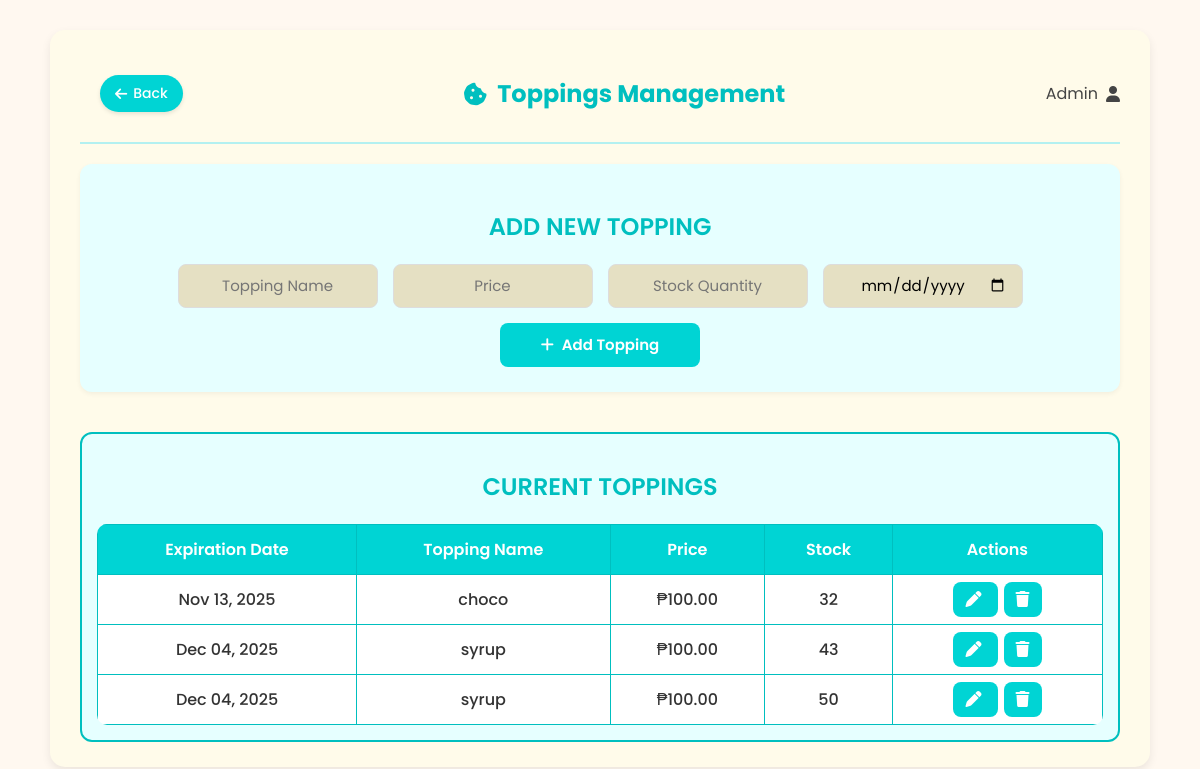
The page /toppings/ (signed in) on the database its author committed.
### dashboard/models.py (models this page shows, shortened)
class Topping(models.Model):
    name = models.CharField(max_length=100)
    price = models.DecimalField(max_digits=8, decimal_places=2)
    quantity = models.PositiveIntegerField(default=0)
    expiration_date = models.DateField(null=True, blank=True)

### dashboard/views.py (the view, shortened to what this page needs)
# urls.py: path('toppings/', views.toppings, name='toppings'),
def toppings(request):
    toppings = Topping.objects.all().order_by('name')
    topping_to_edit = None
    if 'edit' in request.GET:
        topping_to_edit = Topping.objects.get(id=request.GET['edit'])
    return render(request, 'dashboard/toppings.html', {
        'toppings': toppings,
        'topping_to_edit': topping_to_edit
    })

### dashboard/templates/dashboard/toppings.html (shortened to what this page needs)
{% load static %}
<!DOCTYPE html>
<html lang="en">
<head>
  <link rel="stylesheet" href="https://cdnjs.cloudflare.com/ajax/libs/font-awesome/6.5.0/css/all.min.css">
  <link rel="stylesheet" href="{% static 'css/toppings.css' %}">
</head>
<body>
  <div class="container">
    <header class="header">
      <a href="{% url 'home' %}" class="back-btn">
        <i class="fa-solid fa-arrow-left"></i> Back
      </a>
      <h1><i class="fa-solid fa-cookie-bite"></i> Toppings Management</h1>
      <div class="admin-profile">
        <span>{{ request.user.username|title }}</span>
        <i class="fa-solid fa-user"></i>
      </div>
    </header>
    <section class="add-form">
      <h2>ADD NEW TOPPING</h2>
      <form method="POST" action="{% url 'toppings' %}" id="toppingForm" class="form-section">
        <input type="text" name="name" id="toppingName" placeholder="Topping Name" required>
        <input type="number" name="price" id="price" placeholder="Price" step="0.01" required>
        <input type="number" name="quantity" id="quantity" placeholder="Stock Quantity" min="0" required>
        <input type="date" name="expiration_date" id="expiration_date" placeholder="Expiration Date" required>
        <button type="submit" class="add-btn" id="addToppingBtn">
          <i class="fa-solid fa-plus"></i> Add Topping
        </button>
      </form>
    </section>
    <section class="topping-list">
      <h2>CURRENT TOPPINGS</h2>
      <table>
        <thead>
          <tr>
            <th>Expiration Date</th>
            <th>Topping Name</th>
            <th>Price</th>
            <th>Stock</th>
            <th>Actions</th>
          </tr>
        </thead>
        <tbody id="toppingTableBody">
          {% for topping in toppings %}
          <tr>
            {% if topping_to_edit and topping_to_edit.id == topping.id %}
              <form method="POST" action="{% url 'toppings' %}" class="inline-edit-form">
                {% csrf_token %}
                <td><input type="date" name="expiration_date" value="{{ topping.expiration_date|date:'Y-m-d' }}"></td>
                <td><input type="text" name="name" value="{{ topping.name }}"></td>
                <td><input type="number" name="price" value="{{ topping.price }}" step="0.01"></td>
                <td><input type="number" name="quantity" value="{{ topping.quantity }}"></td>
                <td class="actions">
                  <button type="submit" name="action" value="update_topping">Save</button>
                  <a href="{% url 'toppings' %}" class="cancel-btn">Cancel</a>
                  <input type="hidden" name="topping_id" value="{{ topping.id }}">
                </td>
              </form>
            {% else %}
              <td>{{ topping.expiration_date|date:"M d, Y" }}</td>
              <td>{{ topping.name }}</td>
              <td>₱{{ topping.price|floatformat:2 }}</td>
              <td>{{ topping.quantity }}</td>
              <td class="actions">
                <a href="{% url 'toppings' %}?edit={{ topping.id }}" title="Edit">
                  <i class="fa-solid fa-pen"></i>
                </a>
                <a href="{% url 'delete_topping' topping.id %}" onclick="return confirm('Are you sure you want to delete {{ topping.name }}?')" title="Delete">
                  <i class="fa-solid fa-trash"></i>
                </a>
              </td>
            {% endif %}
          </tr>
          {% empty %}
          <tr>
            <td colspan="5" class="no-data">No toppings found.</td>
          </tr>
          {% endfor %}
        </tbody>
      </table>
    </section>
  </div>
</body>
</html>

### dashboard/static/css/toppings.css (style rules this page uses)
* { font-family: 'Poppins', sans-serif; box-sizing: border-box; }
body { background-color: #fff8f0; margin: 0; padding: 0; }
.back-btn { display: inline-flex; align-items: center; gap: 6px; background-color: #00d4d4; border: none; border-radius: 20px; padding: 8px 15px; color: white; cursor: pointer; margin: 20px; font-size: 14px; font-weight: 500; box-shadow: 0 2px 4px rgba(0, 0, 0, 0.1); text-decoration: none; transition: background 0.2s; }
.container { background-color: #fffbea; max-width: 1100px; margin: 30px auto; padding: 25px 30px; border-radius: 15px; box-shadow: 0 4px 10px rgba(0, 0, 0, 0.08); }
.header { display: flex; justify-content: space-between; align-items: center; border-bottom: 2px solid #b3f0f0; padding-bottom: 10px; margin-bottom: 20px; flex-wrap: wrap; gap: 10px; }
.header h1 { font-size: 24px; color: #00bfbf; display: flex; align-items: center; gap: 10px; }
.admin-profile { display: flex; align-items: center; gap: 8px; color: #444; }
.add-form { margin-top: 20px; background: #e6ffff; border-radius: 12px; padding: 25px; box-shadow: 0 2px 5px rgba(0, 0, 0, 0.05); }
.add-form h2 { text-align: center; color: #00bfbf; font-weight: 600; margin-bottom: 20px; }
.form-section { display: flex; justify-content: center; align-items: flex-end; gap: 15px; flex-wrap: wrap; margin-top: 10px; }
.add-form input { width: 200px; padding: 10px 15px; border-radius: 8px; border: 1px solid #ddd; background-color: #e5e0c3; font-size: 15px; text-align: center; height: 44px; }
.add-btn { background-color: #00d4d4; border: none; border-radius: 8px; padding: 10px 15px; color: white; font-weight: 600; cursor: pointer; transition: background 0.2s, transform 0.1s; display: flex; align-items: center; justify-content: center; gap: 8px; width: 200px; height: 44px; font-size: 15px; margin-top: auto; }
.topping-list { margin-top: 40px; overflow-x: auto; border: 2px solid #00bfbf; border-radius: 12px; padding: 15px; background-color: #e6ffff; }
.topping-list h2 { color: #00bfbf; text-align: center; font-weight: 600; }
.topping-list table { width: 100%; border-collapse: collapse; margin-top: 15px; min-width: 600px; text-align: center; background-color: white; border-radius: 10px; overflow: hidden; }
.topping-list th, .topping-list td { padding: 12px 15px; border: 1px solid #00bfbf; vertical-align: middle; }
.topping-list th { background-color: #00d4d4; color: white; font-weight: 600; }
.topping-list td { font-weight: 500; color: #333; }
.actions a, .actions button, .action-btn { background-color: #00d4d4; border: none; border-radius: 8px; color: white; padding: 6px 12px; margin: 3px; cursor: pointer; font-weight: 500; text-decoration: none; transition: opacity 0.2s, transform 0.1s; }

### dashboard/templates/dashboard/toppings.html (style rules this page uses)
input[type=number] { -moz-appearance: textfield; }

### rows shown on the page
Topping: expiration_date "Nov 13, 2025", name "choco", price "100.00", quantity "32"
Topping: expiration_date "Dec 04, 2025", name "syrup", price "100.00", quantity "43"
Topping: expiration_date "Dec 04, 2025", name "syrup", price "100.00", quantity "50"

### other values the page prints
{{ request.user.username|title }} "Admin"
